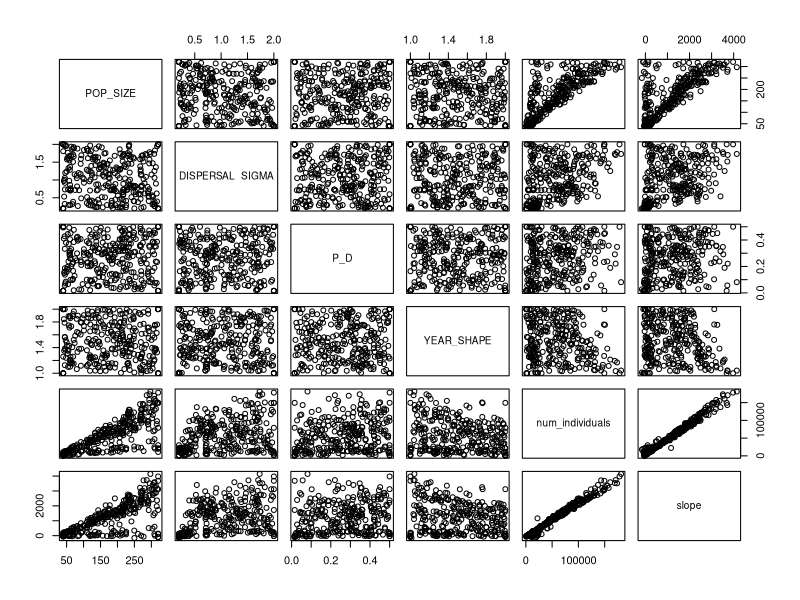

Write R code to recreate this figure.
runs <- read.csv("results.csv")
pairs(runs[,c("POP_SIZE", "DISPERSAL_SIGMA", "P_D", "YEAR_SHAPE", "num_individuals", "slope")])

